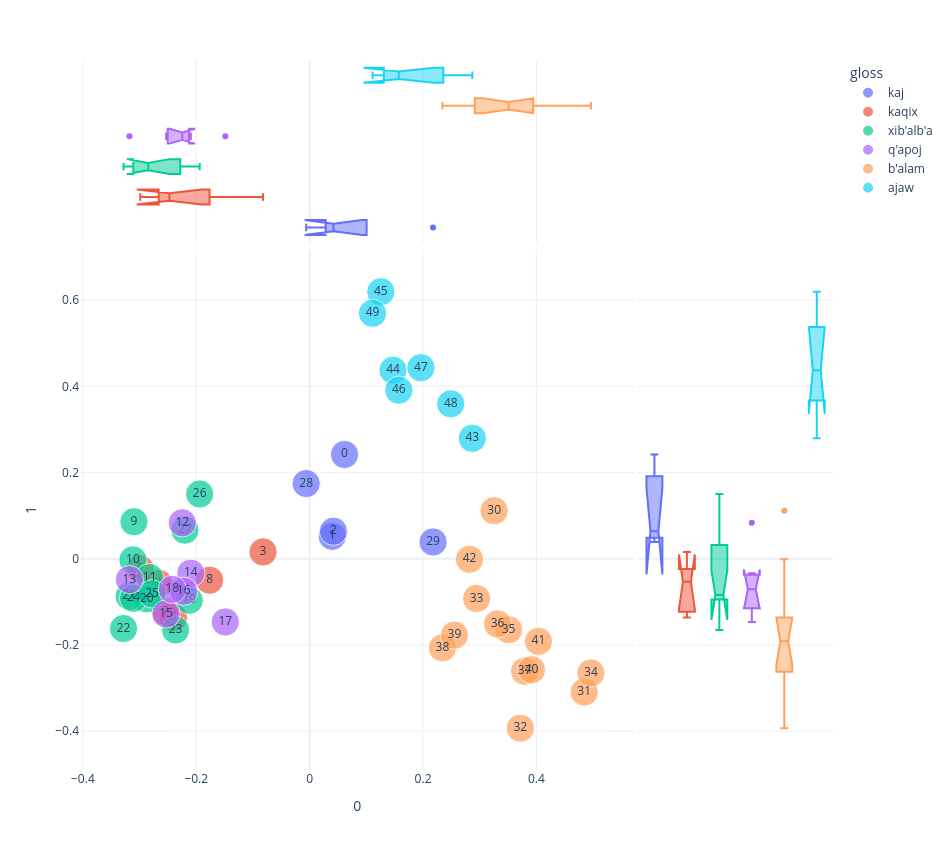
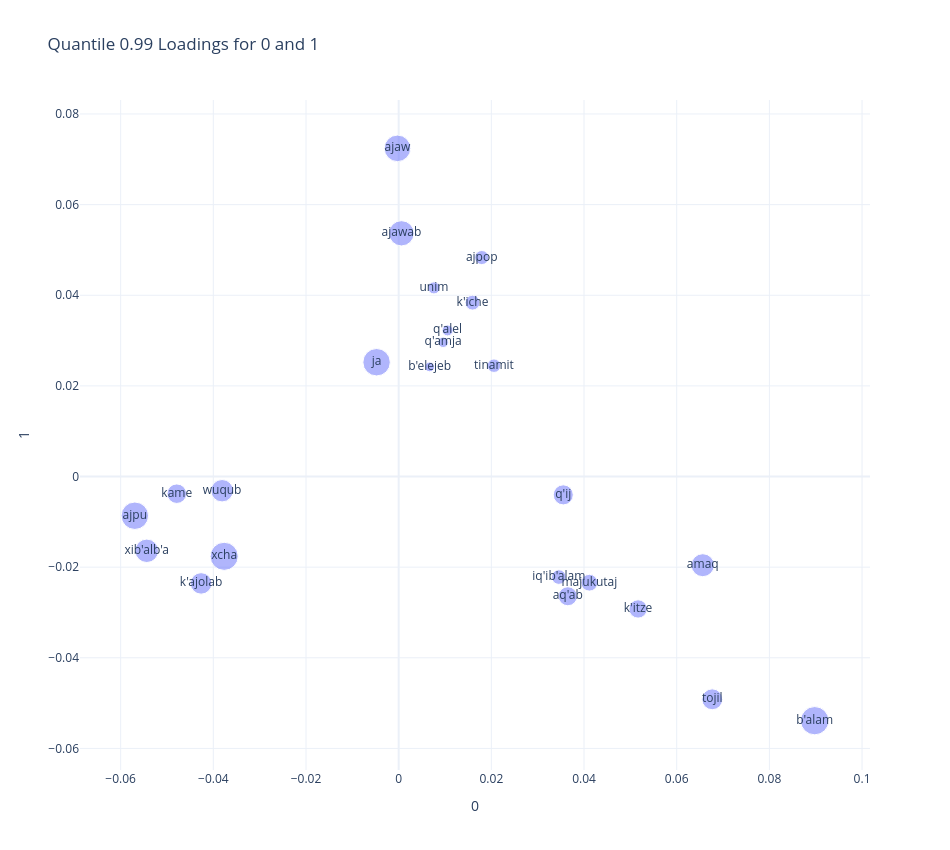

The notebook cell saved with these charts, in order:
### Code cell
plot_pca(0,1)

### Figure 1 — Plotly figure (JSON) as saved in the notebook; plotly's stock layout.template omitted (floating-point values rounded to 4 significant figures)
{"data": [{"hovertemplate": "gloss=kaj<br>0=%{x}<br>1=%{y}<br>size=%{marker.size}<br>doc_id=%{text}<extra></extra>", "legendgroup": "kaj", "marker": {"color": "#636efa", "size": [1, 1, 1, 1, 1], "sizemode": "area", "sizeref": 0.0025, "symbol": "circle"}, "mode": "markers+text", "name": "kaj", "orientation": "v", "showlegend": true, "text": [0, 1, 2, 28, 29], "type": "scatter", "x": [0.06146, 0.03976, 0.04192, -0.006135, 0.2177], "xaxis": "x", "y": [0.2419, 0.05213, 0.06393, 0.1745, 0.03895], "yaxis": "y"}, {"alignmentgroup": "True", "hovertemplate": "gloss=kaj<br>0=%{x}<extra></extra>", "legendgroup": "kaj", "marker": {"color": "#636efa", "symbol": "circle"}, "name": "kaj", "notched": true, "offsetgroup": "kaj", "showlegend": false, "type": "box", "x": [0.06146, 0.03976, 0.04192, -0.006135, 0.2177], "xaxis": "x3", "yaxis": "y3"}, {"alignmentgroup": "True", "hovertemplate": "gloss=kaj<br>1=%{y}<extra></extra>", "legendgroup": "kaj", "marker": {"color": "#636efa", "symbol": "circle"}, "name": "kaj", "notched": true, "offsetgroup": "kaj", "showlegend": false, "type": "box", "xaxis": "x2", "y": [0.2419, 0.05213, 0.06393, 0.1745, 0.03895], "yaxis": "y2"}, {"hovertemplate": "gloss=kaqix<br>0=%{x}<br>1=%{y}<br>size=%{marker.size}<br>doc_id=%{text}<extra></extra>", "legendgroup": "kaqix", "marker": {"color": "#EF553B", "size": [1, 1, 1, 1, 1, 1], "sizemode": "area", "sizeref": 0.0025, "symbol": "circle"}, "mode": "markers+text", "name": "kaqix", "orientation": "v", "showlegend": true, "text": [3, 4, 5, 6, 7, 8], "type": "scatter", "x": [-0.0822, -0.2663, -0.2989, -0.2402, -0.255, -0.1765], "xaxis": "x", "y": [0.01598, -0.05715, -0.02366, -0.1364, -0.1228, -0.04975], "yaxis": "y"}, {"alignmentgroup": "True", "hovertemplate": "gloss=kaqix<br>0=%{x}<extra></extra>", "legendgroup": "kaqix", "marker": {"color": "#EF553B", "symbol": "circle"}, "name": "kaqix", "notched": true, "offsetgroup": "kaqix", "showlegend": false, "type": "box", "x": [-0.0822, -0.2663, -0.2989, -0.2402, -0.255, -0.1765], "xaxis": "x3", "yaxis": "y3"}, {"alignmentgroup": "True", "hovertemplate": "gloss=kaqix<br>1=%{y}<extra></extra>", "legendgroup": "kaqix", "marker": {"color": "#EF553B", "symbol": "circle"}, "name": "kaqix", "notched": true, "offsetgroup": "kaqix", "showlegend": false, "type": "box", "xaxis": "x2", "y": [0.01598, -0.05715, -0.02366, -0.1364, -0.1228, -0.04975], "yaxis": "y2"}, {"hovertemplate": "gloss=xib'alb'a<br>0=%{x}<br>1=%{y}<br>size=%{marker.size}<br>doc_id=%{text}<extra></extra>", "legendgroup": "xib'alb'a", "marker": {"color": "#00cc96", "size": [1, 1, 1, 1, 1, 1, 1, 1, 1, 1, 1, 1], "sizemode": "area", "sizeref": 0.0025, "symbol": "circle"}, "mode": "markers+text", "name": "xib'alb'a", "orientation": "v", "showlegend": true, "text": [9, 10, 11, 19, 20, 21, 22, 23, 24, 25, 26, 27], "type": "scatter", "x": [-0.31, -0.3117, -0.2821, -0.2124, -0.2874, -0.3184, -0.3283, -0.2366, -0.3107, -0.278, -0.194, -0.22], "xaxis": "x", "y": [0.08599, -0.002631, -0.04368, -0.09631, -0.093, -0.08674, -0.1618, -0.165, -0.09166, -0.08144, 0.1503, 0.06637], "yaxis": "y"}, {"alignmentgroup": "True", "hovertemplate": "gloss=xib'alb'a<br>0=%{x}<extra></extra>", "legendgroup": "xib'alb'a", "marker": {"color": "#00cc96", "symbol": "circle"}, "name": "xib'alb'a", "notched": true, "offsetgroup": "xib'alb'a", "showlegend": false, "type": "box", "x": [-0.31, -0.3117, -0.2821, -0.2124, -0.2874, -0.3184, -0.3283, -0.2366, -0.3107, -0.278, -0.194, -0.22], "xaxis": "x3", "yaxis": "y3"}, {"alignmentgroup": "True", "hovertemplate": "gloss=xib'alb'a<br>1=%{y}<extra></extra>", "legendgroup": "xib'alb'a", "marker": {"color": "#00cc96", "symbol": "circle"}, "name": "xib'alb'a", "notched": true, "offsetgroup": "xib'alb'a", "showlegend": false, "type": "box", "xaxis": "x2", "y": [0.08599, -0.002631, -0.04368, -0.09631, -0.093, -0.08674, -0.1618, -0.165, -0.09166, -0.08144, 0.1503, 0.06637], "yaxis": "y2"}, {"hovertemplate": "gloss=q'apoj<br>0=%{x}<br>1=%{y}<br>size=%{marker.size}<br>doc_id=%{text}<extra></extra>", "legendgroup": "q'apoj", "marker": {"color": "#ab63fa", "size": [1, 1, 1, 1, 1, 1, 1], "sizemode": "area", "sizeref": 0.0025, "symbol": "circle"}, "mode": "markers+text", "name": "q'apoj", "orientation": "v", "showlegend": true, "text": [12, 13, 14, 15, 16, 17, 18], "type": "scatter", "x": [-0.2247, -0.3179, -0.2097, -0.2532, -0.2222, -0.1488, -0.2422], "xaxis": "x", "y": [0.0834, -0.04835, -0.0335, -0.1281, -0.07546, -0.1465, -0.07098], "yaxis": "y"}, {"alignmentgroup": "True", "hovertemplate": "gloss=q'apoj<br>0=%{x}<extra></extra>", "legendgroup": "q'apoj", "marker": {"color": "#ab63fa", "symbol": "circle"}, "name": "q'apoj", "notched": true, "offsetgroup": "q'apoj", "showlegend": false, "type": "box", "x": [-0.2247, -0.3179, -0.2097, -0.2532, -0.2222, -0.1488, -0.2422], "xaxis": "x3", "yaxis": "y3"}, {"alignmentgroup": "True", "hovertemplate": "gloss=q'apoj<br>1=%{y}<extra></extra>", "legendgroup": "q'apoj", "marker": {"color": "#ab63fa", "symbol": "circle"}, "name": "q'apoj", "notched": true, "offsetgroup": "q'apoj", "showlegend": false, "type": "box", "xaxis": "x2", "y": [0.0834, -0.04835, -0.0335, -0.1281, -0.07546, -0.1465, -0.07098], "yaxis": "y2"}, {"hovertemplate": "gloss=b'alam<br>0=%{x}<br>1=%{y}<br>size=%{marker.size}<br>doc_id=%{text}<extra></extra>", "legendgroup": "b'alam", "marker": {"color": "#FFA15A", "size": [1, 1, 1, 1, 1, 1, 1, 1, 1, 1, 1, 1, 1], "sizemode": "area", "sizeref": 0.0025, "symbol": "circle"}, "mode": "markers+text", "name": "b'alam", "orientation": "v", "showlegend": true, "text": [30, 31, 32, 33, 34, 35, 36, 37, 38, 39, 40, 41, 42], "type": "scatter", "x": [0.3254, 0.4843, 0.3717, 0.2944, 0.4961, 0.3509, 0.3314, 0.3792, 0.2342, 0.2553, 0.3913, 0.4036, 0.282], "xaxis": "x", "y": [0.1115, -0.3091, -0.393, -0.09218, -0.265, -0.1647, -0.1511, -0.2611, -0.2065, -0.1772, -0.2573, -0.1915, -0.001192], "yaxis": "y"}, {"alignmentgroup": "True", "hovertemplate": "gloss=b'alam<br>0=%{x}<extra></extra>", "legendgroup": "b'alam", "marker": {"color": "#FFA15A", "symbol": "circle"}, "name": "b'alam", "notched": true, "offsetgroup": "b'alam", "showlegend": false, "type": "box", "x": [0.3254, 0.4843, 0.3717, 0.2944, 0.4961, 0.3509, 0.3314, 0.3792, 0.2342, 0.2553, 0.3913, 0.4036, 0.282], "xaxis": "x3", "yaxis": "y3"}, {"alignmentgroup": "True", "hovertemplate": "gloss=b'alam<br>1=%{y}<extra></extra>", "legendgroup": "b'alam", "marker": {"color": "#FFA15A", "symbol": "circle"}, "name": "b'alam", "notched": true, "offsetgroup": "b'alam", "showlegend": false, "type": "box", "xaxis": "x2", "y": [0.1115, -0.3091, -0.393, -0.09218, -0.265, -0.1647, -0.1511, -0.2611, -0.2065, -0.1772, -0.2573, -0.1915, -0.001192], "yaxis": "y2"}, {"hovertemplate": "gloss=ajaw<br>0=%{x}<br>1=%{y}<br>size=%{marker.size}<br>doc_id=%{text}<extra></extra>", "legendgroup": "ajaw", "marker": {"color": "#19d3f3", "size": [1, 1, 1, 1, 1, 1, 1], "sizemode": "area", "sizeref": 0.0025, "symbol": "circle"}, "mode": "markers+text", "name": "ajaw", "orientation": "v", "showlegend": true, "text": [43, 44, 45, 46, 47, 48, 49], "type": "scatter", "x": [0.2869, 0.147, 0.1255, 0.1572, 0.1963, 0.2489, 0.1109], "xaxis": "x", "y": [0.2796, 0.4375, 0.6196, 0.3912, 0.4432, 0.3595, 0.5695], "yaxis": "y"}, {"alignmentgroup": "True", "hovertemplate": "gloss=ajaw<br>0=%{x}<extra></extra>", "legendgroup": "ajaw", "marker": {"color": "#19d3f3", "symbol": "circle"}, "name": "ajaw", "notched": true, "offsetgroup": "ajaw", "showlegend": false, "type": "box", "x": [0.2869, 0.147, 0.1255, 0.1572, 0.1963, 0.2489, 0.1109], "xaxis": "x3", "yaxis": "y3"}, {"alignmentgroup": "True", "hovertemplate": "gloss=ajaw<br>1=%{y}<extra></extra>", "legendgroup": "ajaw", "marker": {"color": "#19d3f3", "symbol": "circle"}, "name": "ajaw", "notched": true, "offsetgroup": "ajaw", "showlegend": false, "type": "box", "xaxis": "x2", "y": [0.2796, 0.4375, 0.6196, 0.3912, 0.4432, 0.3595, 0.5695], "yaxis": "y2"}], "layout": {"height": 850, "legend": {"itemsizing": "constant", "title": {"text": "gloss"}, "tracegroupgap": 0}, "margin": {"t": 60}, "width": 950, "xaxis": {"anchor": "y", "autorange": true, "domain": [0, 0.7363], "range": [-0.4055, 0.5732], "title": {"text": "0"}, "type": "linear"}, "xaxis2": {"anchor": "y2", "autorange": true, "domain": [0.7413, 1], "matches": "x2", "range": [-0.5, 5.5], "showgrid": false, "showline": false, "showticklabels": false, "ticks": "", "type": "category"}, "xaxis3": {"anchor": "y3", "autorange": true, "domain": [0, 0.7363], "matches": "x", "range": [-0.4055, 0.5732], "showgrid": true, "showticklabels": false, "type": "linear"}, "xaxis4": {"anchor": "y4", "domain": [0.7413, 1], "matches": "x2", "showgrid": false, "showline": false, "showticklabels": false, "ticks": ""}, "yaxis": {"anchor": "x", "autorange": true, "domain": [0, 0.7326], "range": [-0.49, 0.7166], "title": {"text": "1"}, "type": "linear"}, "yaxis2": {"anchor": "x2", "autorange": true, "domain": [0, 0.7326], "matches": "y", "range": [-0.49, 0.7166], "showgrid": true, "showticklabels": false, "type": "linear"}, "yaxis3": {"anchor": "x3", "autorange": true, "domain": [0.7426, 1], "matches": "y3", "range": [-0.5, 5.5], "showgrid": false, "showline": false, "showticklabels": false, "ticks": "", "type": "category"}, "yaxis4": {"anchor": "x4", "domain": [0.7426, 1], "matches": "y3", "showgrid": true, "showline": false, "showticklabels": false, "ticks": ""}}}

### Figure 2 — Plotly figure (JSON) as saved in the notebook; plotly's stock layout.template omitted (floating-point values rounded to 4 significant figures)
{"data": [{"hovertemplate": "0=%{x}<br>1=%{y}<br>n=%{marker.size}<br>text=%{text}<extra></extra>", "legendgroup": "", "marker": {"color": "#636efa", "opacity": 0.5, "size": [144, 101, 69, 153, 41, 88, 64, 73, 54, 77, 83, 96, 151, 105, 135, 122, 38, 18, 144, 42, 23, 21, 35, 28], "sizemode": "area", "sizeref": 0.3825, "symbol": "circle"}, "mode": "markers+text", "name": "", "orientation": "v", "showlegend": false, "text": ["ajpu", "amaq", "aq'ab", "b'alam", "iq'ib'alam", "k'ajolab", "k'itze", "kame", "majukutaj", "q'ij", "tojil", "wuqub", "xcha", "xib'alb'a", "ajaw", "ajawab", "ajpop", "b'elejeb", "ja", "k'iche", "q'alel", "q'amja", "tinamit", "unim"], "type": "scatter", "x": [-0.05694, 0.06563, 0.0365, 0.08978, 0.03456, -0.04264, 0.05166, -0.04789, 0.04115, 0.03552, 0.06767, -0.03811, -0.03766, -0.05437, -0.0002622, 0.0006034, 0.01792, 0.006689, -0.004768, 0.01594, 0.01055, 0.009597, 0.02057, 0.007612], "xaxis": "x", "y": [-0.008656, -0.01957, -0.02642, -0.05388, -0.02219, -0.02359, -0.02922, -0.003789, -0.02343, -0.004051, -0.04916, -0.003134, -0.01761, -0.0164, 0.07242, 0.05367, 0.04832, 0.02418, 0.02522, 0.03836, 0.03224, 0.02962, 0.02446, 0.04163], "yaxis": "y"}], "layout": {"height": 850, "legend": {"itemsizing": "constant", "tracegroupgap": 0}, "title": {"text": "Quantile 0.99 Loadings for 0 and 1"}, "width": 950, "xaxis": {"anchor": "y", "autorange": true, "domain": [0, 1], "range": [-0.06877, 0.1017], "title": {"text": "0"}, "type": "linear"}, "yaxis": {"anchor": "x", "autorange": true, "domain": [0, 1], "range": [-0.06477, 0.08309], "title": {"text": "1"}, "type": "linear"}}}
